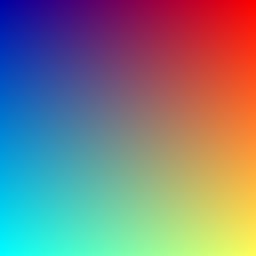
%> input picture U1_JPEG_komprese/Image1_plynuly_prechod.bmp, 128 x 128 px (shown 2 times larger)
$ octave uloha_1.m   (GNU Octave 9; MATLAB toolbox functions it lacks are replaced by stand-ins)
%> lines starting %> are read from the running program, lines starting %| are printed output that depends on the picture
clc, clear, format long g

% Read file
raster_plynuly = imread('Image1_plynuly_prechod.bmp');
%> raster_plynuly is the input picture: size 128x128x3 uint8; mean R, G, B 127, 127, 127
raster_ostry = imread('Image2_ostre_prechody_mapa.bmp');
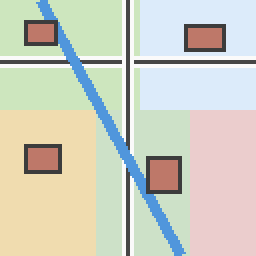
%> input picture U1_JPEG_komprese/Image2_ostre_prechody_mapa.bmp, 128 x 128 px (shown 2 times larger)
%> raster_ostry is the input picture: size 128x128x3 uint8; mean R, G, B 206.9, 208, 194.1
raster_fotka = imread('Image3_fotografie.bmp');
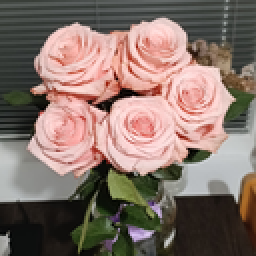
%> input picture U1_JPEG_komprese/Image3_fotografie.bmp, 128 x 128 px (shown 2 times larger)
%> raster_fotka is the input picture: size 128x128x3 uint8; mean R, G, B 133.8, 114.5, 106.3
raster_cernobile = imread('Image4_odstiny_sedi.bmp');
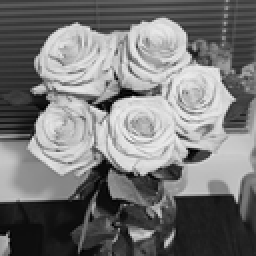
%> input picture U1_JPEG_komprese/Image4_odstiny_sedi.bmp, 128 x 128 px (shown 2 times larger)
%> raster_cernobile is the input picture: size 128x128x3 uint8; min 0, max 246, mean 119.3

% Run the compression test
compression_test(raster_fotka,100,'none','dct')
% [2 lines not run here, left out]
function compression_test(raster, q, resample_type, transform_type)
%> called with q = 100, resample_type = 'none', transform_type = 'dct'
% JPEG compression setup evaluation.
%
% raster - input RGB image
%
% q - compression factor used to scale the quantization matrices
%  - Possible values:
%      from 0 to 100
%
% resample_type - submatrix resampling method
%  - Possible values:
%      'none' - no resampling
%      '2x1'  - 2x1 block averaging
%      '2x2'  - 2x2 block averaging
%      '3x3'  - 3x3 block averaging
%      '4x4'  - 4x4 block averaging
%
% transform_type - transformation method for compression
%   - Possible values:
%      'dct'  - Discrete Cosine Transform
%      'dft'  - Discrete Fourier Transform
%      'dwt'  - Discrete Wavelet Transform (Haar Wavelet)

    % Extract components
    R = double(raster(:, :, 1));
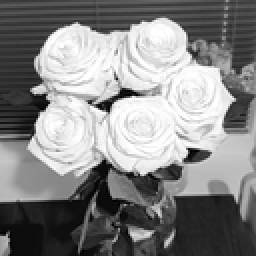
%> R: size 128x128 double (shown 2 times larger); min 0, max 255, mean 133.8
    G = double(raster(:, :, 2));
    B = double(raster(:, :, 3));
    [m, n] = size(R);
%> m = 128; n = 128

    % Conversion RGB to YCbCr
    Y  =  0.299  * R + 0.587  * G + 0.114  * B;
    Cb = -0.1687 * R - 0.3313 * G + 0.5    * B + 128;
    Cr =  0.5    * R - 0.4187 * G - 0.0813 * B + 128;
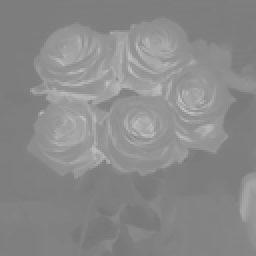
%> Cr: size 128x128 double (shown 2 times larger); min 118.1, max 195.8, mean 138.3

    % Interval transformation
    Y  = 2*Y  - 255;
    Cb = 2*Cb - 255;
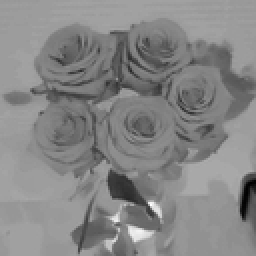
%> Cb: size 128x128 double (shown 2 times larger); min -89.24, max 53.88, mean -13.7; drawn with min black and max white
    Cr = 2*Cr - 255;
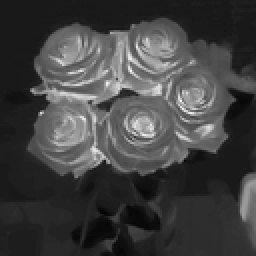
%> Cr: size 128x128 double (shown 2 times larger); min -18.85, max 136.6, mean 21.7; drawn with min black and max white

    % Quantisation matrix: Y
    QY_base = [16 11 10 16 24 40 51 61;
               12 12 14 19 26 58 60 55;
               14 13 16 24 40 87 69 56;
               14 17 22 29 51 87 80 62;
               18 22 37 26 68 109 103 77;
               24 35 55 64 81 104 113 92;
               49 64 78 87 103 121 120 101;
               72 92 95 98 112 100 103 99];

    % Quantisation matrix: Cb, Cr
    QC_base = [17 18 24 47 66 99 99 99;
               18 21 26 66 99 99 99 99;
               24 26 56 99 99 99 99 99;
               47 69 99 99 99 99 99 99;
               99 99 99 99 99 99 99 99;
               99 99 99 99 99 99 99 99;
               99 99 99 99 99 99 99 99;
               99 99 99 99 99 99 99 99];

    % Scale quantization matrices by quality factor q
    if q <= 0
        q = 1;
    end
    QY = (50 * QY_base) / q;
    QC = (50 * QC_base) / q;

    % Apply transform
    is_dft = false;
    tf_name = lower(transform_type);

    if strcmp(resample_type, 'none')
        resample_type_num = 0;
    elseif strcmp(resample_type, '2x1')
        resample_type_num = 1;
    elseif strcmp(resample_type, '2x2')
        resample_type_num = 2;
    elseif strcmp(resample_type, '3x3')
        resample_type_num = 3;
    elseif strcmp(resample_type, '4x4')
        resample_type_num = 4;
    else
        error('Unknown resample_type. Use ''none'', ''2x1'', ''2x2'', ''3x3'', or ''4x4''.');
    end

    if strcmp(tf_name, 'dct')
        Y_t  = mydct(Y,  QY, resample_type_num);
        Cb_t = mydct(Cb, QC, resample_type_num);
        Cr_t = mydct(Cr, QC, resample_type_num);

        Y_2  = myidct(Y_t,  QY, m, n);
        Cb_2 = myidct(Cb_t, QC, m, n);
        Cr_2 = myidct(Cr_t, QC, m, n);

    elseif strcmp(tf_name, 'dft')
        Y_t  = mydft(Y,  QY, resample_type_num);
        Cb_t = mydft(Cb, QC, resample_type_num);
        Cr_t = mydft(Cr, QC, resample_type_num);

        Y_2  = myidft(Y_t,  QY, m, n);
        Cb_2 = myidft(Cb_t, QC, m, n);
        Cr_2 = myidft(Cr_t, QC, m, n);
        is_dft = true;

    elseif strcmp(tf_name, 'dwt')
        Y_t  = mydwt(Y,  QY, resample_type_num);
        Cb_t = mydwt(Cb, QC, resample_type_num);
        Cr_t = mydwt(Cr, QC, resample_type_num);

        Y_2  = myidwt(Y_t,  QY, m, n);
        Cb_2 = myidwt(Cb_t, QC, m, n);
        Cr_2 = myidwt(Cr_t, QC, m, n);

    else
        error('Unknown transform_type. Use ''dct'', ''dft'', or ''dwt''.');
    end

    % Interval back-transformation
    Y_2  = 0.5 * (Y_2  + 255);
    Cb_2 = 0.5 * (Cb_2 + 255);
    Cr_2 = 0.5 * (Cr_2 + 255);

    % Conversion YCbCr to RGB
    R2 = Y_2 + 1.4020 * (Cr_2 - 128);
    G2 = Y_2 - 0.3441 * (Cb_2 - 128) - 0.7141 * (Cr_2 - 128);
    B2 = Y_2 + 1.7720 * (Cb_2 - 128);

    % Assemble raster (uint8 clamps values to 0..255)
    raster2 = uint8(cat(3, R2, G2, B2));

    % Show original and compressed image
    figure;
    subplot(1, 2, 1), imshow(raster), title('Original')
    subplot(1, 2, 2), imshow(raster2), title(sprintf('%s, q = %d, resampling: %s', upper(transform_type), q, resample_type))

    % Root mean square error computation
    R_error = error(R, R2);
    G_error = error(G, G2);
    B_error = error(B, B2);

    %% Size & Compression Comparison calculation - GENERATED STRICTLY USING AI
    original_bytes = numel(raster);
    compressed_bits = 0;
    components = {Y_t, Cb_t, Cr_t};

    for c = 1:length(components)
        comp_cell = components{c};
        for b = 1:length(comp_cell)
            if is_dft
                % DFT includes both real and imaginary bitstreams & dictionaries
                compressed_bits = compressed_bits + length(comp_cell{b}.real_enc.code);
                compressed_bits = compressed_bits + length(comp_cell{b}.imag_enc.code);

                dict_real = comp_cell{b}.real_enc.dict;
                for d = 1:size(dict_real, 1)
                    compressed_bits = compressed_bits + 16 + 8 + length(dict_real{d, 2});
                end

                dict_imag = comp_cell{b}.imag_enc.dict;
                for d = 1:size(dict_imag, 1)
                    compressed_bits = compressed_bits + 16 + 8 + length(dict_imag{d, 2});
                end
            else
                % DCT / DWT single stream
                compressed_bits = compressed_bits + length(comp_cell{b}.code);
                dict = comp_cell{b}.dict;
                for d = 1:size(dict, 1)
                    compressed_bits = compressed_bits + 16 + 8 + length(dict{d, 2});
                end
            end
        end
    end

    compressed_bytes = compressed_bits / 8;
    compression_ratio = original_bytes / compressed_bytes;
    space_saving = (1 - (compressed_bytes / original_bytes)) * 100;

    % Print all metrics directly to the command window
    fprintf('-----------------------------------------\n');
    fprintf('Transform Type:            %s\n', upper(transform_type));
    fprintf('Quality Factor (q):        %d\n', q);
    fprintf('Resampling Mode:           %s\n', resample_type);
    fprintf('Original Image Size:       %.2f KB (%d bytes)\n', original_bytes / 1024, original_bytes);
    fprintf('Compressed Size (w/ Dict): %.2f KB (%.0f bits)\n', compressed_bytes / 1024, compressed_bits);
    fprintf('Compression Ratio:         %.2f : 1\n', compression_ratio);
    fprintf('Space Saving:              %.2f%%\n', space_saving);
    fprintf('RMSE R Channel:            %.4f\n', R_error);
    fprintf('RMSE G Channel:            %.4f\n', G_error);
    fprintf('RMSE B Channel:            %.4f\n', B_error);
    fprintf('-----------------------------------------\n');
end


%% ---------------- Local functions ----------------

function [Rt] = mydct(R, Q, resample_type)
%> called with resample_type = 0
% DCT + quantisation of entire raster + raster resampling
% + Zig-Zag sequence + Huffman encoding
    [m, n] = size(R);
%> m = 128; n = 128
%> the run ends on the next line
    Rt = {};
    idx = 1;
    for i = 1:8:m-7
        for j = 1:8:n-7

            % Separate 8x8 submatrix
            R_sub = R(i:i+7, j:j+7);

            % Raster resampling
            R_sub = resample_submatrix(R_sub, resample_type);

            % Apply DCT
            R_sub_dct = mydctsub(R_sub);

            % Quantization
            R_quant = round(R_sub_dct ./ Q);

            % Zig-Zag sequence
            R_zz = zigzag(R_quant);

            % Huffman encoding
            Rt{idx} = huffman_encode_block(R_zz);
            idx = idx + 1;
        end
    end
end
